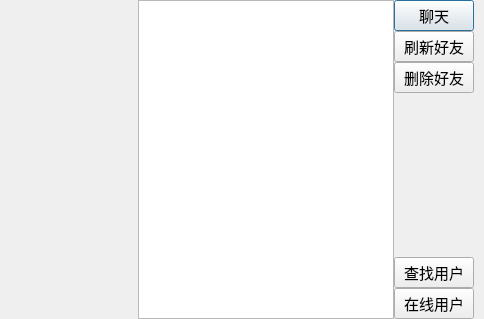
<?xml version="1.0" encoding="UTF-8"?>
<ui version="4.0">
 <class>Friend</class>
 <widget class="QDialog" name="Friend">
  <property name="geometry">
   <rect>
    <x>0</x>
    <y>0</y>
    <width>484</width>
    <height>319</height>
   </rect>
  </property>
  <property name="windowTitle">
   <string>首页</string>
  </property>
  <layout class="QHBoxLayout" name="horizontalLayout_2">
   <property name="spacing">
    <number>0</number>
   </property>
   <property name="leftMargin">
    <number>0</number>
   </property>
   <property name="topMargin">
    <number>0</number>
   </property>
   <property name="rightMargin">
    <number>10</number>
   </property>
   <property name="bottomMargin">
    <number>0</number>
   </property>
   <item>
    <layout class="QHBoxLayout" name="horizontalLayout">
     <item>
      <spacer name="horizontalSpacer">
       <property name="orientation">
        <enum>Qt::Horizontal</enum>
       </property>
       <property name="sizeHint" stdset="0">
        <size>
         <width>40</width>
         <height>20</height>
        </size>
       </property>
      </spacer>
     </item>
     <item>
      <widget class="QListWidget" name="listWidget"/>
     </item>
     <item>
      <layout class="QVBoxLayout" name="verticalLayout">
       <item>
        <widget class="QPushButton" name="chat_PB">
         <property name="font">
          <font>
           <family>Agency FB</family>
           <pointsize>11</pointsize>
          </font>
         </property>
         <property name="text">
          <string>聊天</string>
         </property>
        </widget>
       </item>
       <item>
        <widget class="QPushButton" name="update_PB">
         <property name="font">
          <font>
           <family>Agency FB</family>
           <pointsize>11</pointsize>
          </font>
         </property>
         <property name="text">
          <string>刷新好友</string>
         </property>
        </widget>
       </item>
       <item>
        <widget class="QPushButton" name="delete_PB">
         <property name="font">
          <font>
           <family>Agency FB</family>
           <pointsize>11</pointsize>
          </font>
         </property>
         <property name="text">
          <string>删除好友</string>
         </property>
        </widget>
       </item>
       <item>
        <spacer name="verticalSpacer">
         <property name="orientation">
          <enum>Qt::Vertical</enum>
         </property>
         <property name="sizeHint" stdset="0">
          <size>
           <width>28</width>
           <height>58</height>
          </size>
         </property>
        </spacer>
       </item>
       <item>
        <widget class="QPushButton" name="findUser_PB">
         <property name="font">
          <font>
           <family>Agency FB</family>
           <pointsize>11</pointsize>
          </font>
         </property>
         <property name="text">
          <string>查找用户</string>
         </property>
        </widget>
       </item>
       <item>
        <widget class="QPushButton" name="onlineUser_PB">
         <property name="font">
          <font>
           <family>Agency FB</family>
           <pointsize>11</pointsize>
          </font>
         </property>
         <property name="text">
          <string>在线用户</string>
         </property>
        </widget>
       </item>
      </layout>
     </item>
    </layout>
   </item>
  </layout>
 </widget>
 <resources/>
 <connections/>
</ui>
